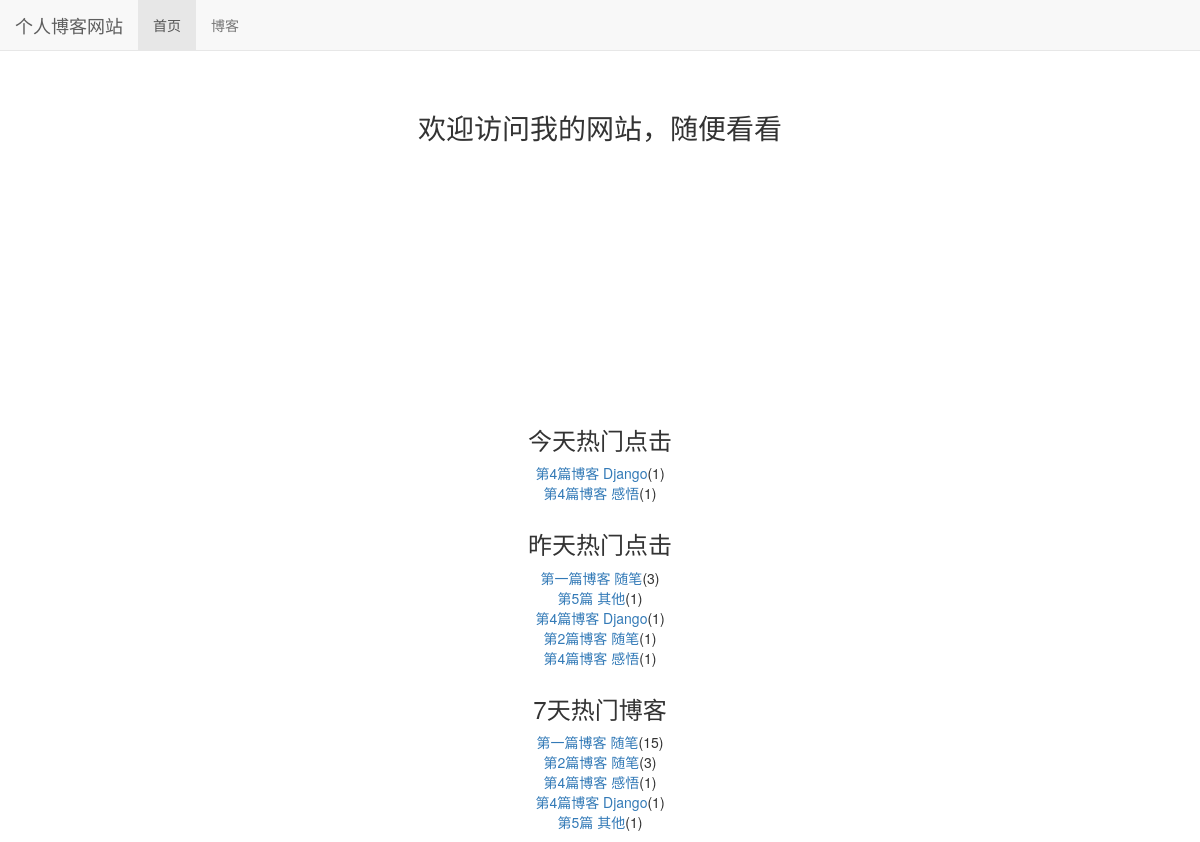
The app's page /, older data.
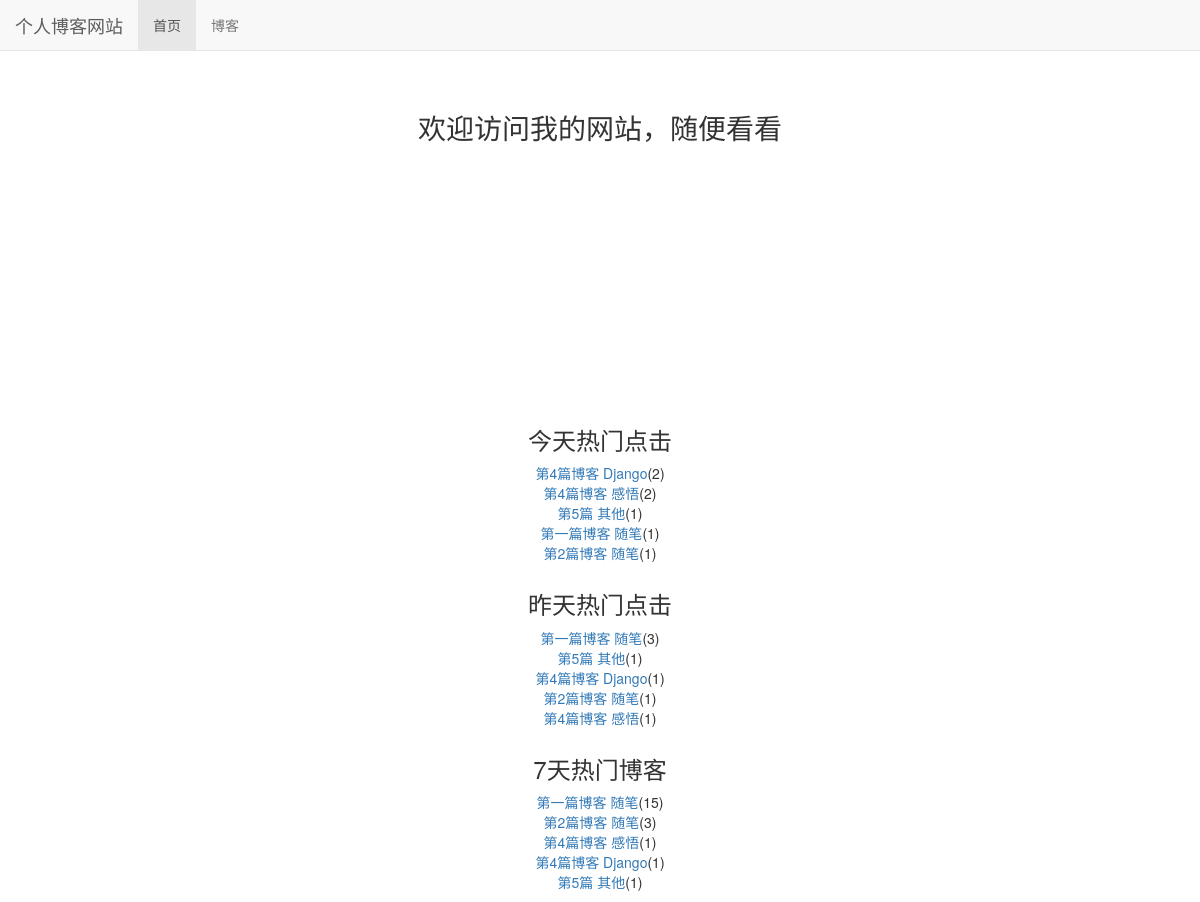
The same page, newer data.
### read_statistics/models.py (models this page shows)
class ReadDetail(models.Model):
    date = models.DateField(default=timezone.now)
    read_num = models.IntegerField(default=0)
    content_type = models.ForeignKey(ContentType, on_delete=models.DO_NOTHING)
    object_id = models.PositiveIntegerField()
    content_object = GenericForeignKey('content_type', 'object_id')

### blog/models.py (models this page shows, shortened)
class Blog(models.Model, ReadNumExpandMethod):  # 继承 方法
    title = models.CharField(max_length=50)
    blog_type = models.ForeignKey(BlogType, on_delete=models.DO_NOTHING)
    content = RichTextUploadingField()
    author = models.ForeignKey(User, on_delete=models.DO_NOTHING)
    read_details = GenericRelation(ReadDetail)
    created_time = models.DateTimeField(auto_now_add=True)
    last_updated_time = models.DateTimeField(auto_now=True)
    class Meta:
        ordering = ['created_time']

### mysite/views.py (the view)
# urls.py: 2. Add a URL to urlpatterns:  path('', views.home, name='home')
def home(request):
    blog_content_type = ContentType.objects.get_for_model(Blog)
    dates, read_nums = get_seven_days_read_data(blog_content_type)
    today_hot_data = get_today_hot_data(blog_content_type)
    yesterday_hot_data = get_yesterday_hot_data(blog_content_type)
    hot_data_for_7_days = cache.get('hot_data_for_7_days')
    if hot_data_for_7_days is None:
        hot_data_for_7_days = get_7_days_hot_data(blog_content_type)
        cache.set('hot_data_for_7_days', hot_data_for_7_days, 20)
        print('calc')
    else:
        print('use cache')
    context = {}
    context['dates'] = dates
    context['read_nums'] = read_nums
    context['today_hot_data'] = today_hot_data
    context['yesterday_hot_data'] = yesterday_hot_data
    context['hot_data_for_7_days'] = hot_data_for_7_days
    return render(request, 'home.html', context)

### read_statistics/utils.py (called while the page is built)
def get_seven_days_read_data(content_type):
    today = timezone.now().date()
    dates = []
    read_nums = []
    for i in range(6, -1, -1):
        date = today - datetime.timedelta(days=i)
        dates.append(date.strftime('%m/%d'))
        read_details = ReadDetail.objects.filter(
            content_type=content_type, date=date)
        result = read_details.aggregate(read_num_sum=Sum('read_num'))  # 聚合
        read_nums.append(result['read_num_sum'] or 0)  # 空则为0
    return dates, read_nums

def get_today_hot_data(content_type):
    today = timezone.now().date()
    read_details = ReadDetail.objects.filter(
        content_type=content_type, date=today).order_by('-read_num')
    return read_details[:7]  # 取前7条

def get_yesterday_hot_data(content_type):
    today = timezone.now().date()
    yesterday = today - datetime.timedelta(days=1)
    read_details = ReadDetail.objects.filter(
        content_type=content_type, date=yesterday).order_by('-read_num')
    return read_details[:7]

def get_7_days_hot_data(content_type):
    today = timezone.now().date()
    date = today - datetime.timedelta(days=7)
    blogs = Blog.objects\
        .filter(read_details__date__lt=today, read_details__date__gte=date)\
        .values('id', 'title')\
        .annotate(read_num_sum=Sum('read_details__read_num'))\
        .order_by('-read_num_sum')
    return blogs[:7]

### templates/home.html (shortened to what this page needs)
{% extends "base.html" %}
{% load staticfiles %}
{% block nav_home_active %}active{% endblock %}
{% block header_extends %}
    <link rel="stylesheet" href="{% static 'home.css' %}">
{% endblock header_extends %}
{% block content %}
    <h3 class="home-content">欢迎访问我的网站，随便看看</h3>
    <div id="container"></div>
<div class="hot-data">
    <h3 class="hot_data_title">今天热门点击</h3>
    <ul>
        {% for hot_data in today_hot_data  %}
        <li><a href="{% url 'blog_detail' hot_data.content_object.pk %}">{{ hot_data.content_object.title }}</a>({{ hot_data.read_num }})</li>
        {% empty %}
        <li>今天暂时没有热门博客</li>
        {% endfor %}
    </ul>
</div>
<div class="hot-data">
    <h3>昨天热门点击</h3>
    <ul>
        {% for hot_data in yesterday_hot_data  %}
        <li><a href="{% url 'blog_detail' hot_data.content_object.pk %}">{{ hot_data.content_object.title }}</a>({{ hot_data.read_num }})</li>
        {% empty %}
        <li>昨天没有热门博客</li>
        {% endfor %}
    </ul>
</div>
<div class="hot-data">
    <h3>7天热门博客</h3>
    <ul>
        {% for hot_data in hot_data_for_7_days  %}
        <li><a href="{% url 'blog_detail' hot_data.id %}">{{ hot_data.title }}</a>({{ hot_data.read_num_sum }})</li>
        {% empty %}
        <li>没有热门博客</li>
        {% endfor %}
    </ul>
</div>
{% endblock content %}

### templates/base.html (shortened to what this page needs)
{% load staticfiles %}
<!DOCTYPE html>
<html lang="zh-CN">
<head>
    <link rel="stylesheet" href="/static/base.css">
    <link rel="stylesheet" href="{% static 'bootstrap-3.3.7/css/bootstrap.min.css' %}">
    {% block header_extends %}
    {% endblock header_extends %}
</head>
<body>
    <div class="navbar navbar-default navbar-fixed-top" role="navigation">
        <div class="container-fluid">
            <div class="navbar-header">
                <a class="navbar-brand" href="{% url 'home' %}">个人博客网站</a>
            </div>
            <div class="collapse navbar-collapse" id="navbar-collapse">
                <ul class="nav navbar-nav">
                        <li class="{% block nav_home_active %}{% endblock %}"><a href="{% url 'home' %}">首页</a></li>
                        <li class="{% block nav_blog_active%}{% endblock%}">
                        <a href="{% url 'blog_list' %}">博客</a></li>
                </ul>
            </div>
        </div>
    </div>
    {% block content %}{% endblock content %}
</body>
</html>

### static/base.css (style rules this page uses)
* { margin: 0; padding: 0; }
body { margin-top: 70px!important; }
ul { list-style: none; }

### static/home.css (style rules this page uses)
h3.home-content { font-size: 2em; text-align: center; margin-top: 4em; margin-bottom: 2em; }
div#container { margin: 0 auto; height:200px; width: 600px; }
div.hot-data { text-align: center; margin-top: 2em }

Row changes from the older to the newer data that the page shows:
changed ReadDetail (number 1 of 10 on the later page): read_num "1" → "2"
changed ReadDetail (number 2 of 10 on the later page): read_num "1" → "2"
added ReadDetail: content_object "第5篇 其他", read_num "1", shown under "今天热门点击"
added ReadDetail: content_object "第一篇博客 随笔", read_num "1", shown under "今天热门点击"
added ReadDetail: content_object "第2篇博客 随笔", read_num "1", shown under "今天热门点击"
